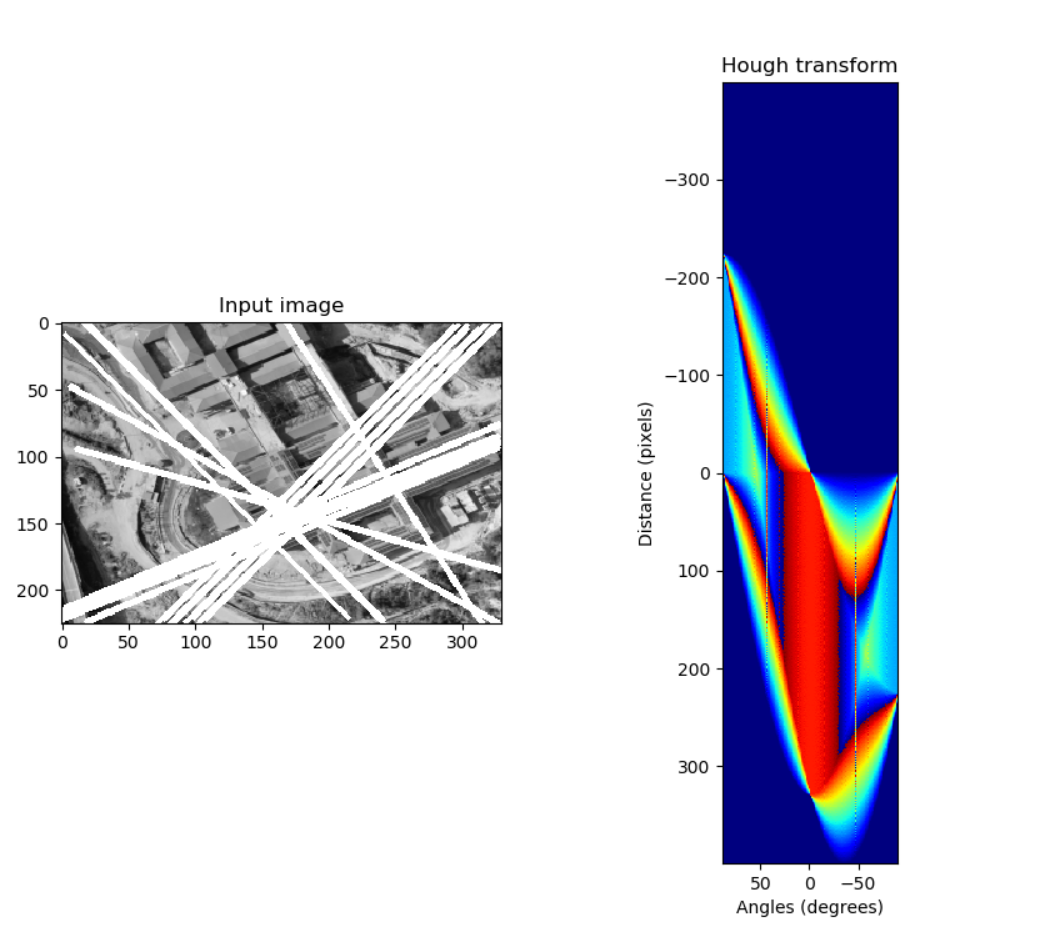

This figure's Python source:
import numpy as np
import imageio
import math

def rgb2gray(rgb):
    return np.dot(rgb[..., :3], [0.299, 0.587, 0.114]).astype(np.uint8)


def hough_line(img, angle_step=1, lines_are_white=True, value_threshold=5):
   
    
    thetas = np.deg2rad(np.arange(-90.0, 90.0, angle_step))
    width, height = img.shape
    diag_len = int(round(math.sqrt(width * width + height * height)))
    rhos = np.linspace(-diag_len, diag_len, diag_len * 2)
    cos_t = np.cos(thetas)
    sin_t = np.sin(thetas)
    num_thetas = len(thetas)

    
    accumulator = np.zeros((2 * diag_len, num_thetas), dtype=np.uint8)
    
    are_edges = img > value_threshold if lines_are_white else img < value_threshold
    y_idxs, x_idxs = np.nonzero(are_edges)

    
    for i in range(len(x_idxs)):
        x = x_idxs[i]
        y = y_idxs[i]

        for t_idx in range(num_thetas):
            
            rho = diag_len + int(round(x * cos_t[t_idx] + y * sin_t[t_idx]))
            accumulator[rho, t_idx] += 1

    return accumulator, thetas, rhos


def show_hough_line(img, accumulator, thetas, rhos, save_path=None):
    import matplotlib.pyplot as plt

    fig, ax = plt.subplots(1, 2, figsize=(10, 10))

    ax[0].imshow(img, cmap=plt.cm.gray)
    ax[0].set_title('Input image')
    ax[0].axis('image')

    ax[1].imshow(
        accumulator, cmap='jet',
        extent=[np.rad2deg(thetas[-1]), np.rad2deg(thetas[0]), rhos[-1], rhos[0]])
    ax[1].set_aspect('equal', adjustable='box')
    ax[1].set_title('Hough transform')
    ax[1].set_xlabel('Angles (degrees)')
    ax[1].set_ylabel('Distance (pixels)')
    ax[1].axis('image')
    plt.show()
import cv2
img  = cv2.imread('IITJammu_North_1.png')
img = cv2.cvtColor(img, cv2.COLOR_BGR2GRAY)
cv2.imshow('img',img)
print(img.shape)
cv2.waitKey()
edges = cv2.Canny(img, 50, 200)

lines = cv2.HoughLinesP(edges, 1, np.pi/180, minLineLength=10, maxLineGap=250,threshold=128)

for line in lines:

    x1, y1, x2, y2 = line[0]

    cv2.line(img, (x1, y1), (x2, y2), (255, 0, 0), 3)




accumulator, thetas, rhos = hough_line(img)
print(accumulator,thetas,rhos)
im = show_hough_line(img, accumulator,thetas,rhos)
cv2.imshow("Result Image", img)
cv2.waitKey()
